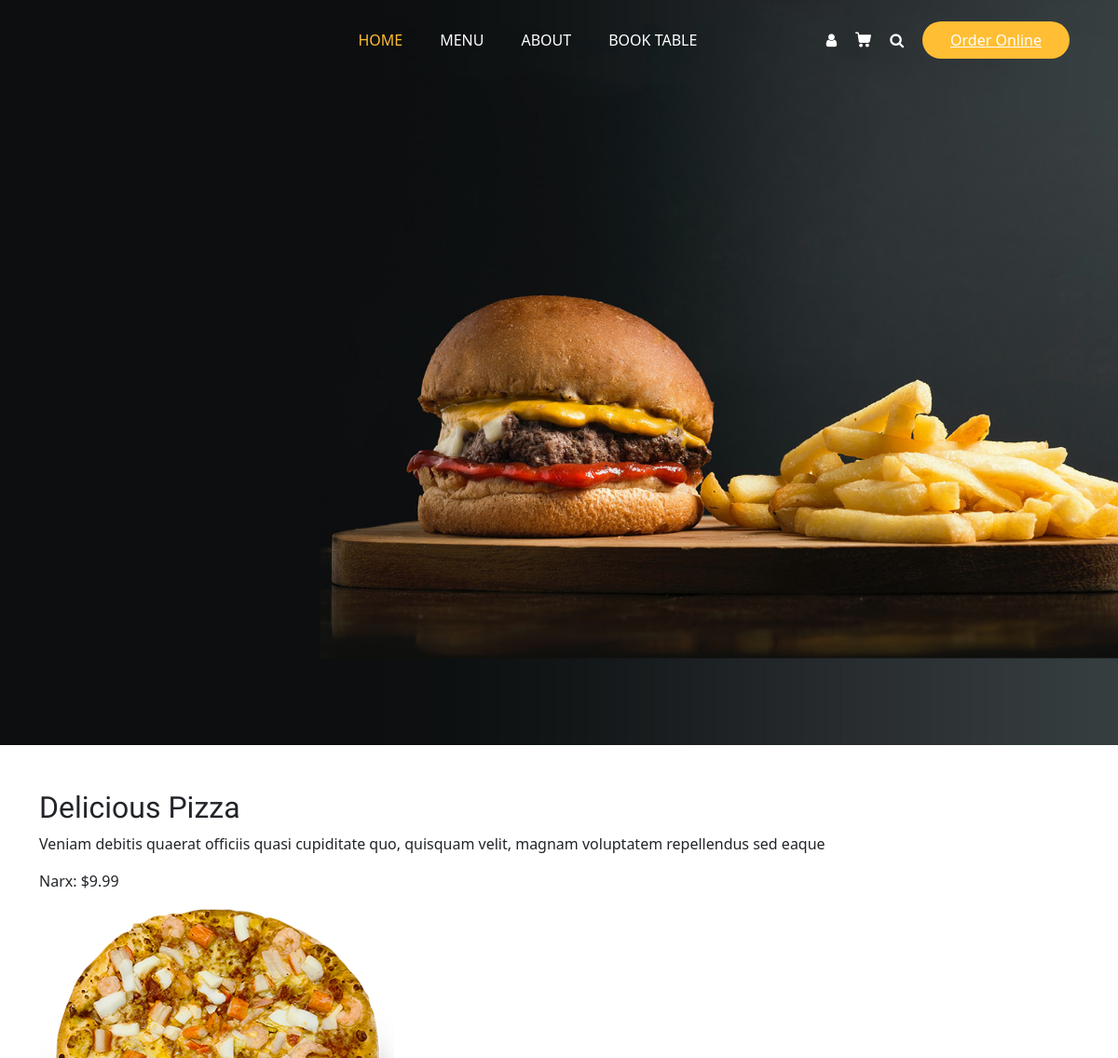
/product/1/ (upper part), run on an earlier commit of the app's database.
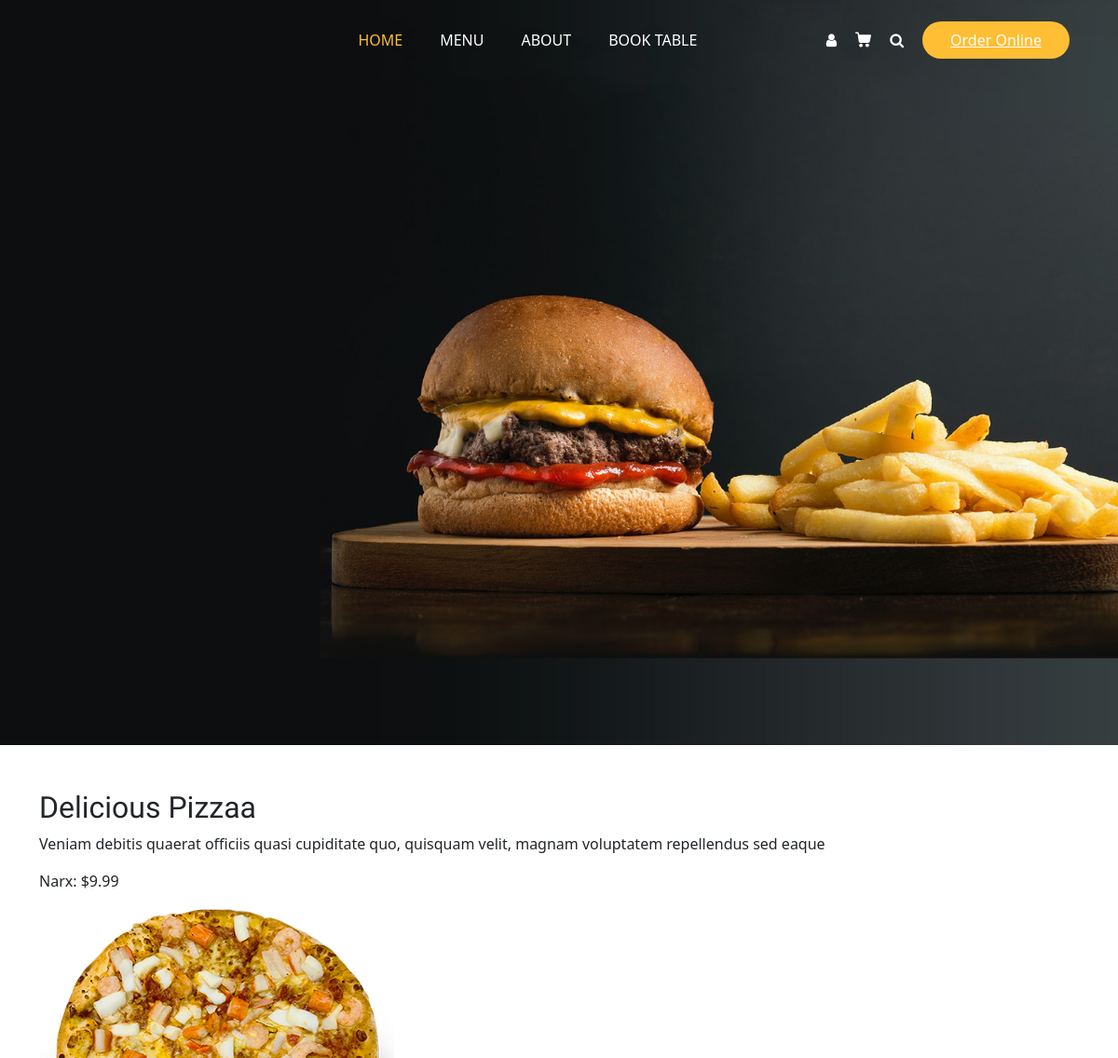
And on a later commit of the database.
### main/models.py (models this page shows, shortened)
class Product(models.Model):
    title = models.CharField(max_length=255)
    image = models.ImageField(upload_to='images/products/', null=True, blank=True)
    description = models.TextField(null=True, blank=True)
    price = models.DecimalField(max_digits=10, decimal_places=2)
    discount = models.IntegerField(default=0)
    is_active = models.BooleanField(default=True)
    created_at = models.DateTimeField(auto_now_add=True)
    category = models.ForeignKey(Category, on_delete=models.SET_NULL, null=True, blank=True, related_name='products')

### main/views.py (the view)
# urls.py: path('product/<int:pk>/', views.product_detail, name='product_detail'),
def product_detail(request: WSGIRequest, pk: int):
    product = Product.objects.get(pk=pk)
    context = {
        'product': product
    }
    return render(request, template_name='main/detail.html', context=context)

### templates/main/detail.html (shortened to what this page needs)
{% extends 'main/add_product.html' %}
{% block main %}
<div class="container mt-5">
    <h2>{{ product.title }}</h2>
    <p>{{ product.description }}</p>
    <p>Narx: ${{ product.price }}</p>
    {% if product.image %}
        <img src="{{ product.image.url }}" class="img-fluid" alt="{{ product.title }}">
    {% endif %}
</div>
{% endblock main %}

What changed in the data, as far as the page shows it:
changed Product: title "Delicious Pizza" → "Delicious Pizzaa"
